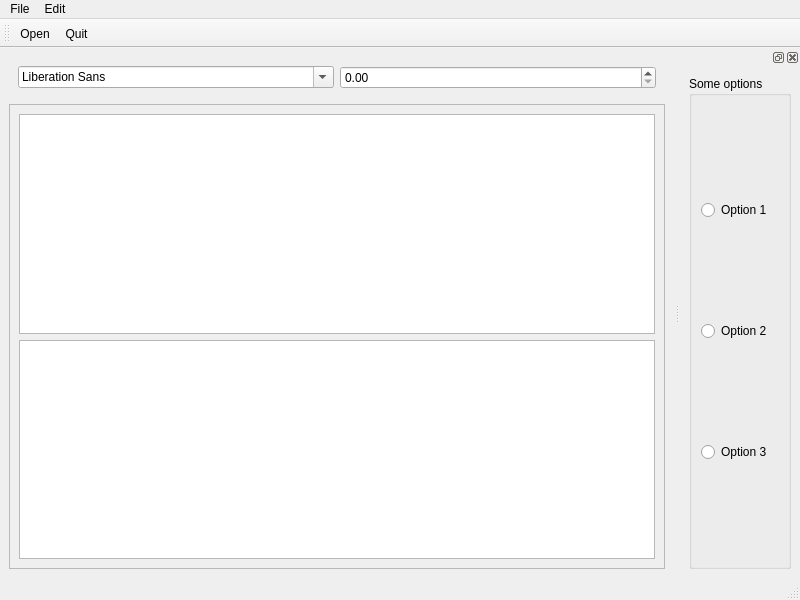
<?xml version="1.0" encoding="UTF-8"?>
<ui version="4.0">
 <class>MainWindow</class>
 <widget class="QMainWindow" name="MainWindow">
  <property name="geometry">
   <rect>
    <x>0</x>
    <y>0</y>
    <width>800</width>
    <height>600</height>
   </rect>
  </property>
  <property name="windowTitle">
   <string>MainWindow</string>
  </property>
  <widget class="QWidget" name="centralwidget">
   <layout class="QVBoxLayout" name="verticalLayout_3">
    <item>
     <widget class="QWidget" name="widget" native="true">
      <layout class="QHBoxLayout" name="horizontalLayout_2">
       <item>
        <widget class="QFontComboBox" name="fontComboBox"/>
       </item>
       <item>
        <widget class="QDoubleSpinBox" name="doubleSpinBox"/>
       </item>
      </layout>
     </widget>
    </item>
    <item>
     <widget class="QFrame" name="frame">
      <property name="frameShape">
       <enum>QFrame::StyledPanel</enum>
      </property>
      <property name="frameShadow">
       <enum>QFrame::Raised</enum>
      </property>
      <layout class="QVBoxLayout" name="verticalLayout_2">
       <item>
        <widget class="QListView" name="listView"/>
       </item>
       <item>
        <widget class="QTreeView" name="treeView"/>
       </item>
      </layout>
     </widget>
    </item>
   </layout>
  </widget>
  <widget class="QMenuBar" name="menubar">
   <property name="geometry">
    <rect>
     <x>0</x>
     <y>0</y>
     <width>800</width>
     <height>24</height>
    </rect>
   </property>
   <widget class="QMenu" name="menuFile">
    <property name="title">
     <string>File</string>
    </property>
    <addaction name="actionOpen"/>
    <addaction name="actionClose"/>
    <addaction name="actionQuit"/>
   </widget>
   <widget class="QMenu" name="menuEdit">
    <property name="title">
     <string>Edit</string>
    </property>
    <addaction name="actionCopy"/>
    <addaction name="actionPaste"/>
    <addaction name="actionCut"/>
   </widget>
   <addaction name="menuFile"/>
   <addaction name="menuEdit"/>
  </widget>
  <widget class="QStatusBar" name="statusbar"/>
  <widget class="QToolBar" name="toolBar">
   <property name="windowTitle">
    <string>toolBar</string>
   </property>
   <attribute name="toolBarArea">
    <enum>TopToolBarArea</enum>
   </attribute>
   <attribute name="toolBarBreak">
    <bool>false</bool>
   </attribute>
   <addaction name="actionOpen"/>
   <addaction name="actionQuit"/>
  </widget>
  <widget class="QDockWidget" name="dockWidget">
   <attribute name="dockWidgetArea">
    <number>2</number>
   </attribute>
   <widget class="QWidget" name="dockWidgetContents">
    <layout class="QHBoxLayout" name="horizontalLayout">
     <item>
      <widget class="QGroupBox" name="groupBox">
       <property name="title">
        <string>Some options</string>
       </property>
       <layout class="QVBoxLayout" name="verticalLayout">
        <item>
         <widget class="QRadioButton" name="radioButton">
          <property name="text">
           <string>Option 1</string>
          </property>
         </widget>
        </item>
        <item>
         <widget class="QRadioButton" name="radioButton_2">
          <property name="text">
           <string>Option 2</string>
          </property>
         </widget>
        </item>
        <item>
         <widget class="QRadioButton" name="radioButton_3">
          <property name="text">
           <string>Option 3</string>
          </property>
         </widget>
        </item>
       </layout>
      </widget>
     </item>
    </layout>
   </widget>
  </widget>
  <action name="actionOpen">
   <property name="text">
    <string>Open</string>
   </property>
  </action>
  <action name="actionClose">
   <property name="text">
    <string>Close</string>
   </property>
  </action>
  <action name="actionQuit">
   <property name="text">
    <string>Quit</string>
   </property>
  </action>
  <action name="actionCopy">
   <property name="text">
    <string>Copy</string>
   </property>
  </action>
  <action name="actionPaste">
   <property name="text">
    <string>Paste</string>
   </property>
  </action>
  <action name="actionCut">
   <property name="text">
    <string>Cut</string>
   </property>
  </action>
 </widget>
 <resources/>
 <connections>
  <connection>
   <sender>actionQuit</sender>
   <signal>triggered()</signal>
   <receiver>MainWindow</receiver>
   <slot>close()</slot>
   <hints>
    <hint type="sourcelabel">
     <x>-1</x>
     <y>-1</y>
    </hint>
    <hint type="destinationlabel">
     <x>399</x>
     <y>299</y>
    </hint>
   </hints>
  </connection>
 </connections>
</ui>
